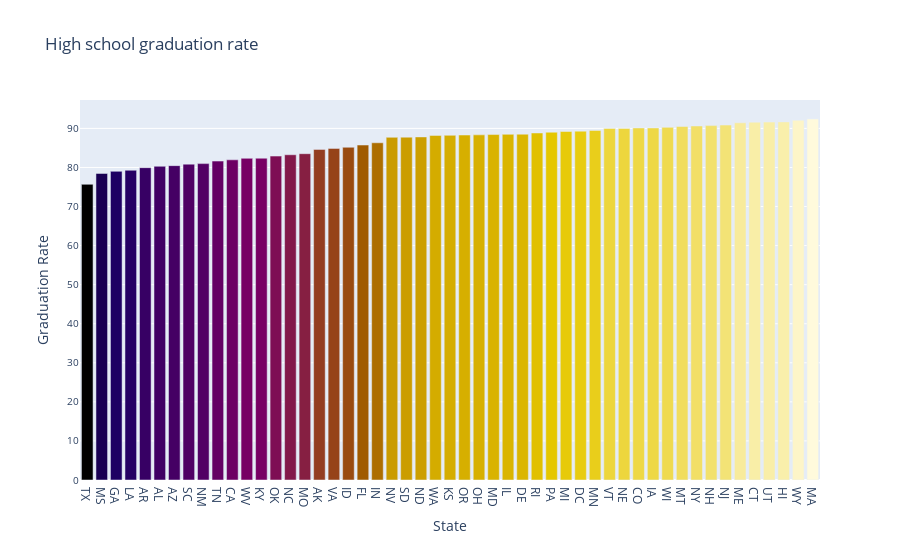

Notebook code cell kept with this figure:
### Code cell
bar= px.bar(graduation_per_state, 
             x=graduation_per_state['Geographic Area'], 
             y=graduation_per_state['percent_completed_hs'],  
             title='High school graduation rate',
             color="percent_completed_hs",
             color_continuous_scale='Electric'
             )
bar.update_layout(coloraxis_showscale=False, xaxis_title = "State", yaxis_title='Graduation Rate')
bar.update_layout(yaxis=dict(tickfont=dict(size=10)))
bar.show()

### Figure 1 — Plotly figure (JSON) as saved in the notebook; plotly's stock layout.template omitted (floating-point values rounded to 4 significant figures)
{"data": [{"alignmentgroup": "True", "hovertemplate": "Geographic Area=%{x}<br>percent_completed_hs=%{marker.color}<extra></extra>", "legendgroup": "", "marker": {"color": [75.69, 78.47, 79.01, 79.29, 79.95, 80.3, 80.47, 80.85, 80.98, 81.63, 81.96, 82.35, 82.37, 82.91, 83.25, 83.52, 84.63, 84.88, 85.17, 85.74, 86.32, 87.72, 87.75, 87.82, 88.2, 88.23, 88.3, 88.34, 88.42, 88.48, 88.52, 88.82, 89.02, 89.21, 89.3, 89.47, 89.98, 89.99, 90.11, 90.11, 90.26, 90.49, 90.61, 90.71, 90.85, 91.43, 91.59, 91.62, 91.67, 92.1, 92.4], "coloraxis": "coloraxis", "pattern": {"shape": ""}}, "name": "", "offsetgroup": "", "orientation": "v", "showlegend": false, "textposition": "auto", "type": "bar", "x": ["TX", "MS", "GA", "LA", "AR", "AL", "AZ", "SC", "NM", "TN", "CA", "WV", "KY", "OK", "NC", "MO", "AK", "VA", "ID", "FL", "IN", "NV", "SD", "ND", "WA", "KS", "OR", "OH", "MD", "IL", "DE", "RI", "PA", "MI", "DC", "MN", "VT", "NE", "CO", "IA", "WI", "MT", "NY", "NH", "NJ", "ME", "CT", "UT", "HI", "WY", "MA"], "xaxis": "x", "y": [75.69, 78.47, 79.01, 79.29, 79.95, 80.3, 80.47, 80.85, 80.98, 81.63, 81.96, 82.35, 82.37, 82.91, 83.25, 83.52, 84.63, 84.88, 85.17, 85.74, 86.32, 87.72, 87.75, 87.82, 88.2, 88.23, 88.3, 88.34, 88.42, 88.48, 88.52, 88.82, 89.02, 89.21, 89.3, 89.47, 89.98, 89.99, 90.11, 90.11, 90.26, 90.49, 90.61, 90.71, 90.85, 91.43, 91.59, 91.62, 91.67, 92.1, 92.4], "yaxis": "y"}], "layout": {"barmode": "relative", "coloraxis": {"colorbar": {"title": {"text": "percent_completed_hs"}}, "colorscale": [[0, "rgb(0,0,0)"], [0.2, "rgb(30,0,100)"], [0.4, "rgb(120,0,100)"], [0.6, "rgb(160,90,0)"], [0.8, "rgb(230,200,0)"], [1, "rgb(255,250,220)"]], "showscale": false}, "legend": {"tracegroupgap": 0}, "title": {"text": "High school graduation rate"}, "xaxis": {"anchor": "y", "domain": [0, 1], "title": {"text": "State"}}, "yaxis": {"anchor": "x", "domain": [0, 1], "tickfont": {"size": 10}, "title": {"text": "Graduation Rate"}}}}
